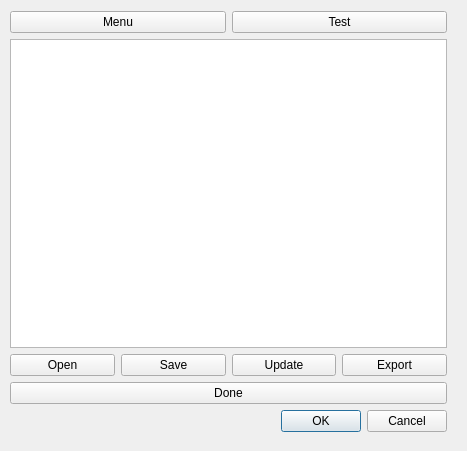
<?xml version="1.0" encoding="UTF-8"?>
<ui version="4.0">
 <class>ZSegmentationProjectDialog</class>
 <widget class="QDialog" name="ZSegmentationProjectDialog">
  <property name="geometry">
   <rect>
    <x>0</x>
    <y>0</y>
    <width>467</width>
    <height>451</height>
   </rect>
  </property>
  <property name="windowTitle">
   <string>Segmentation (NeuSplitter)</string>
  </property>
  <widget class="QWidget" name="layoutWidget">
   <property name="geometry">
    <rect>
     <x>10</x>
     <y>11</y>
     <width>437</width>
     <height>421</height>
    </rect>
   </property>
   <layout class="QVBoxLayout" name="verticalLayout">
    <item>
     <layout class="QHBoxLayout" name="horizontalLayout_2">
      <item>
       <widget class="QPushButton" name="menuButton">
        <property name="text">
         <string>Menu</string>
        </property>
       </widget>
      </item>
      <item>
       <widget class="QPushButton" name="testPushButton">
        <property name="text">
         <string>Test</string>
        </property>
       </widget>
      </item>
     </layout>
    </item>
    <item>
     <widget class="QTreeView" name="treeView"/>
    </item>
    <item>
     <layout class="QHBoxLayout" name="horizontalLayout">
      <item>
       <widget class="QPushButton" name="openPushButton">
        <property name="text">
         <string>Open</string>
        </property>
       </widget>
      </item>
      <item>
       <widget class="QPushButton" name="savePushButton">
        <property name="text">
         <string>Save</string>
        </property>
       </widget>
      </item>
      <item>
       <widget class="QPushButton" name="updatePushButton">
        <property name="toolTip">
         <string>Update segmentation structure</string>
        </property>
        <property name="text">
         <string>Update</string>
        </property>
       </widget>
      </item>
      <item>
       <widget class="QPushButton" name="exportPushButton">
        <property name="text">
         <string>Export</string>
        </property>
       </widget>
      </item>
     </layout>
    </item>
    <item>
     <widget class="QPushButton" name="donePushButton">
      <property name="text">
       <string>Done</string>
      </property>
     </widget>
    </item>
    <item>
     <widget class="QDialogButtonBox" name="buttonBox">
      <property name="orientation">
       <enum>Qt::Horizontal</enum>
      </property>
      <property name="standardButtons">
       <set>QDialogButtonBox::Cancel|QDialogButtonBox::Ok</set>
      </property>
     </widget>
    </item>
   </layout>
  </widget>
 </widget>
 <resources/>
 <connections>
  <connection>
   <sender>buttonBox</sender>
   <signal>accepted()</signal>
   <receiver>ZSegmentationProjectDialog</receiver>
   <slot>accept()</slot>
   <hints>
    <hint type="sourcelabel">
     <x>248</x>
     <y>254</y>
    </hint>
    <hint type="destinationlabel">
     <x>157</x>
     <y>274</y>
    </hint>
   </hints>
  </connection>
  <connection>
   <sender>buttonBox</sender>
   <signal>rejected()</signal>
   <receiver>ZSegmentationProjectDialog</receiver>
   <slot>reject()</slot>
   <hints>
    <hint type="sourcelabel">
     <x>316</x>
     <y>260</y>
    </hint>
    <hint type="destinationlabel">
     <x>286</x>
     <y>274</y>
    </hint>
   </hints>
  </connection>
 </connections>
</ui>
